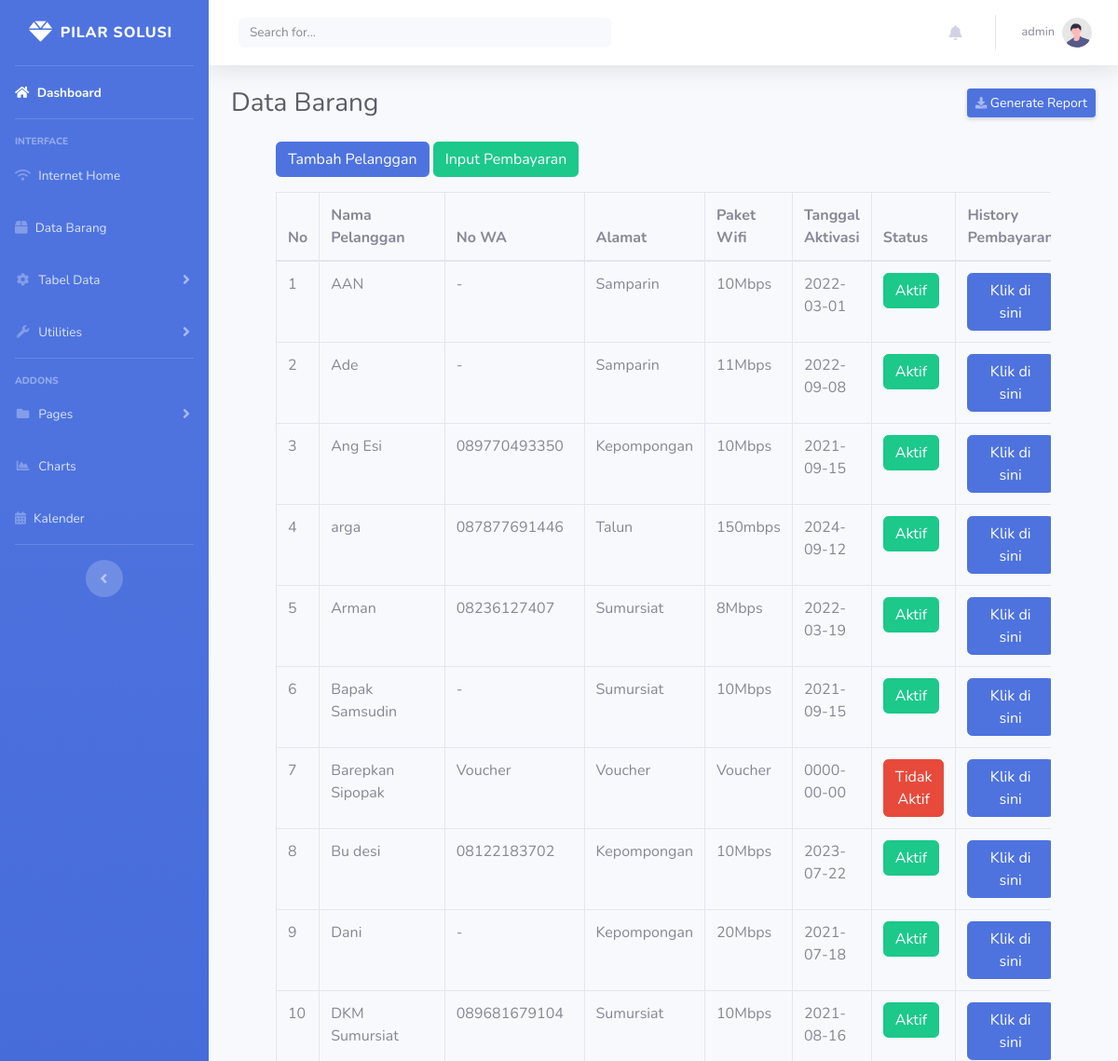
Before: /internet_home.php (signed in, upper part) with the older database file.
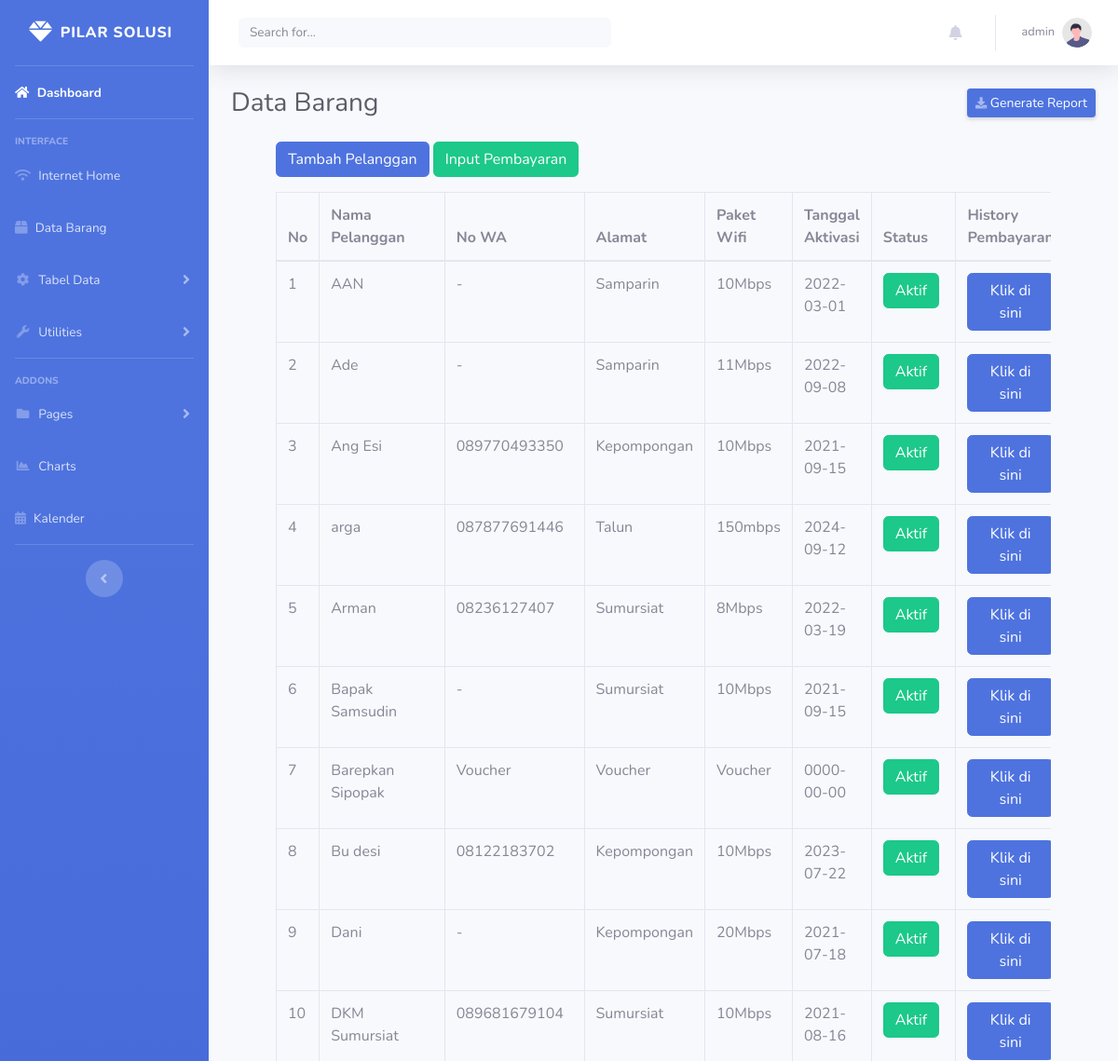
After: the same page with the newer database file.
### tables this page shows
CREATE TABLE `pelanggan` (
  `id` int(11) NOT NULL,
  `nama_pelanggan` varchar(100) NOT NULL,
  `no_wa` varchar(20) NOT NULL,
  `alamat` text NOT NULL,
  `paket_wifi` varchar(50) NOT NULL,
  `tanggal_aktivasi` date NOT NULL,
  `status` enum('Aktif','Tidak Aktif') DEFAULT 'Tidak Aktif'
);

### internet_home.php (the view, shortened to what the changed rows need)
<!DOCTYPE html>
<html lang="en">
<head>
    <link rel="stylesheet" href="https://cdnjs.cloudflare.com/ajax/libs/font-awesome/6.0.0-beta3/css/all.min.css">
    <link href="vendor/fontawesome-free/css/all.min.css" rel="stylesheet" type="text/css">
    <link href="css/sb-admin-2.min.css" rel="stylesheet">
</head>
<body id="page-top">
    <div id="wrapper">
        <div id="content-wrapper" class="d-flex flex-column">
            <div id="content">
                <div class="container-fluid">
                    <div class="d-sm-flex align-items-center justify-content-between mb-4">
                        <h1 class="h3 mb-0 text-gray-800">Data Barang</h1>
                    </div>
                    <div class="container">
   <div class="container">
        <div class="table-responsive mt-3">
            <table class="table table-bordered" id="pelangganTable">
                <thead>
                    <tr>
                        <th>No</th>
                        <th>Nama Pelanggan</th>
                        <th>No WA</th>
                        <th>Alamat</th>
                        <th>Paket Wifi</th>
                        <th>Tanggal Aktivasi</th>
                        <th>Status</th>
                        <th>History Pembayaran</th>
                    </tr>
                </thead>
                <tbody>
                    <?php
                    $conn = new mysqli("localhost", "root", "", "pilarapp");
                    $sql = "SELECT p.id, p.nama_pelanggan, p.no_wa, p.alamat, p.paket_wifi, p.tanggal_aktivasi, p.status, COUNT(pb.id) AS jumlah_pembayaran
                            FROM pelanggan p
                            LEFT JOIN pembayaran pb ON p.id = pb.pelanggan_id
                            GROUP BY p.nama_pelanggan ASC";
                    $result = $conn->query($sql);
                    if ($result->num_rows > 0) {
                        $no = 1;
                        while ($row = $result->fetch_assoc()) {
                            $statusButtonClass = $row['status'] == 'Aktif' ? 'btn-success' : 'btn-danger';
                            echo "<tr>
                                    <td>" . $no++ . "</td>
                                    <td>" . $row['nama_pelanggan'] . "</td>
                                    <td>" . $row['no_wa'] . "</td>
                                    <td>" . $row['alamat'] . "</td>
                                    <td>" . $row['paket_wifi'] . "</td>
                                    <td>" . $row['tanggal_aktivasi'] . "</td>
                                    <td>
                                        <button id='status-button-" . $row['id'] . "'
                                                class='btn $statusButtonClass'
                                                onclick='toggleStatus(" . $row['id'] . ", \"" . $row['status'] . "\")'>" . $row['status'] . "</button>
                                    </td>
                                    <td><a href='history_pembayaran.php?id=" . $row['id'] . "' class='btn btn-primary'>Klik di sini</a></td>
                                </tr>";
                        }
                    }
                    ?>
                </tbody>
            </table>
        </div>
    </div>
</div>
</div>
</div>
        </div>
    </div>
</body>
</html>

Changed rows visible on the page:
changed pelanggan "Barepkan Sipopak": status "Tidak Aktif" → "Aktif"
